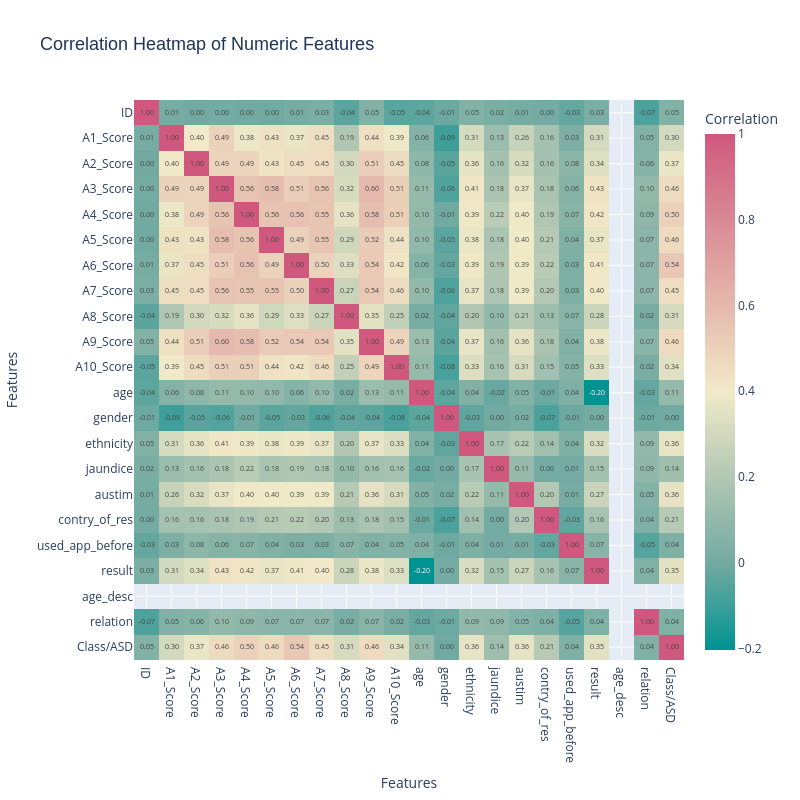

Notebook code cell kept with this figure:
### Code cell
# Select only numeric columns for correlation
numeric_df = df.select_dtypes(include=["number"])

# Compute correlation matrix
corr_matrix = numeric_df.corr()

# Create interactive heatmap using Plotly
fig = px.imshow(
    corr_matrix,
    text_auto=".2f",  # show values inside cells
    color_continuous_scale="Tealrose",  # blue-red color scale
    title="Correlation Heatmap of Numeric Features",
    aspect="auto"
)

# Update layout for better readability
fig.update_layout(
    width=800,
    height=800,
    title_font=dict(size=18, family="Arial", color="#1d3557"),
    xaxis_title="Features",
    yaxis_title="Features",
    coloraxis_colorbar=dict(title="Correlation"),
)

# Show interactive plot
fig.show()

### Figure 1 — Plotly figure (JSON) as saved in the notebook; plotly's stock layout.template omitted (floating-point values rounded to 4 significant figures; data arrays with more than 128 entries replaced by an {"elided": "..."} marker saying what was removed)
{"data": [{"coloraxis": "coloraxis", "hovertemplate": "x: %{x}<br>y: %{y}<br>color: %{z}<extra></extra>", "name": "0", "texttemplate": "%{z:.2f}", "type": "heatmap", "x": ["ID", "A1_Score", "A2_Score", "A3_Score", "A4_Score", "A5_Score", "A6_Score", "A7_Score", "A8_Score", "A9_Score", "A10_Score", "age", "gender", "ethnicity", "jaundice", "austim", "contry_of_res", "used_app_before", "result", "age_desc", "relation", "Class/ASD"], "xaxis": "x", "y": ["ID", "A1_Score", "A2_Score", "A3_Score", "A4_Score", "A5_Score", "A6_Score", "A7_Score", "A8_Score", "A9_Score", "A10_Score", "age", "gender", "ethnicity", "jaundice", "austim", "contry_of_res", "used_app_before", "result", "age_desc", "relation", "Class/ASD"], "yaxis": "y", "z": {"elided": "22x22 float values"}}], "layout": {"coloraxis": {"colorbar": {"title": {"text": "Correlation"}}, "colorscale": [[0, "rgb(0, 147, 146)"], [0.1667, "rgb(114, 170, 161)"], [0.3333, "rgb(177, 199, 179)"], [0.5, "rgb(241, 234, 200)"], [0.6667, "rgb(229, 185, 173)"], [0.8333, "rgb(217, 137, 148)"], [1, "rgb(208, 88, 126)"]]}, "height": 800, "title": {"font": {"color": "#1d3557", "family": "Arial", "size": 18}, "text": "Correlation Heatmap of Numeric Features"}, "width": 800, "xaxis": {"anchor": "y", "autorange": true, "domain": [0, 1], "range": [-0.5, 21.5], "title": {"text": "Features"}, "type": "category"}, "yaxis": {"anchor": "x", "autorange": true, "domain": [0, 1], "range": [21.5, -0.5], "title": {"text": "Features"}, "type": "category"}}}
